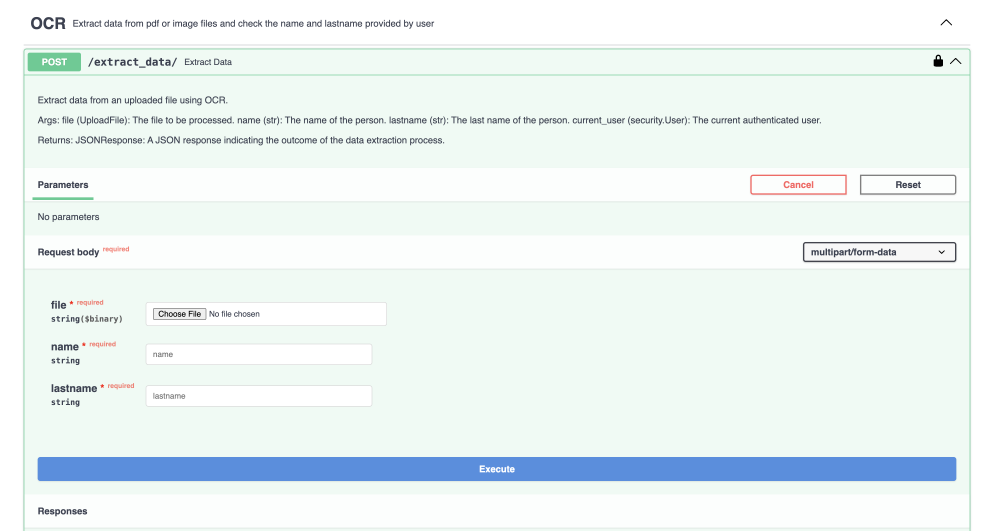
#> input picture images/OCR.PNG, 2962 x 1592 px (shown at 1/3 size)
$ python -i image_processing.py   (imports and definitions only)
#> lines starting #> are read from the running program, lines starting #| are printed output that depends on the picture; after the words box and inside, x2 and y2 are one past the last pixel; in counts of white or black regions, pixels touching at a corner belong together
#> further down, picture is the input picture: shape (1592, 2962, 3); mean B, G, R 242.9, 243.5, 234.6
import cv2
import numpy as np
import re
from pytesseract import image_to_osd
from PIL import Image
from config.config import logger


# [14 lines left out: function get_image_orientation, not called in this run]


def detect_angle_with_contours(image):
    try:
        gray = cv2.cvtColor(image, cv2.COLOR_BGR2GRAY)
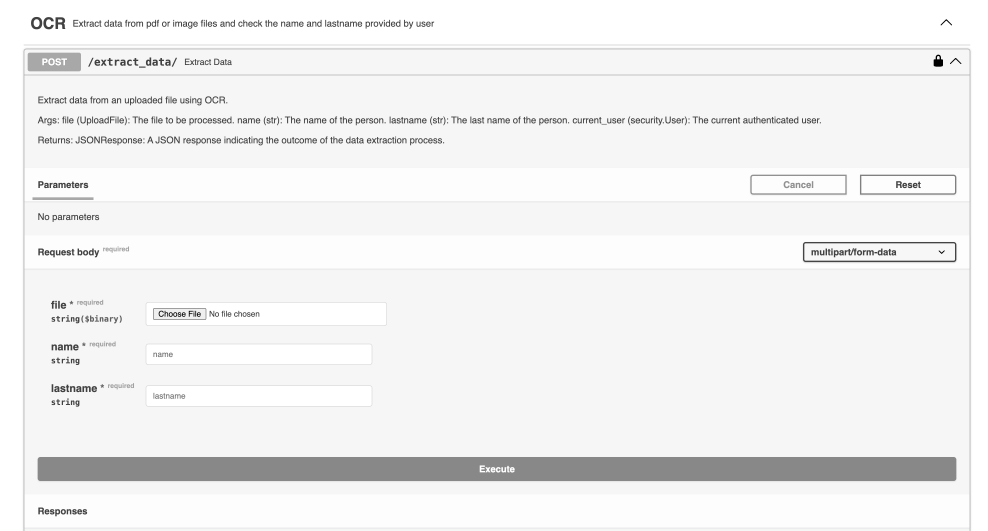
#> gray: shape (1592, 2962) (shown at 1/3 size); min 0, max 255, mean 240.6
        blurred = cv2.GaussianBlur(gray, (5, 5), 0)
        edged = cv2.Canny(blurred, 50, 150)
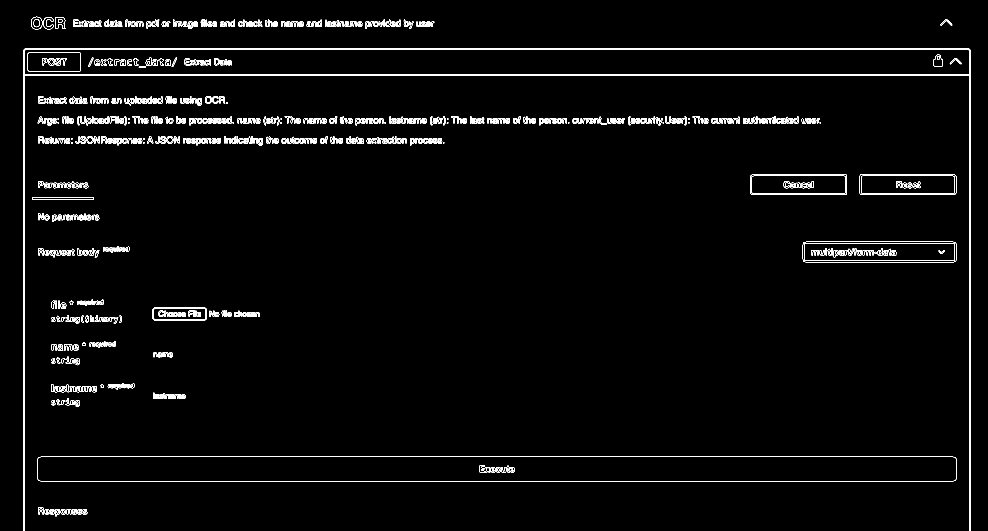
#> edged: shape (1592, 2962) (shown at 1/3 size); 1.6% white in thin lines or dots

        lines = cv2.HoughLinesP(
            edged, 1, np.pi / 180, threshold=100, minLineLength=100, maxLineGap=10
        )
#> lines = 251 rows, first 6: [70, 226, 2911, 226], [72, 148, 2909, 148], [122, 1370, 2859, 1370], [70, 223, 2911, 223], [121, 1443, 2860, 1443], [76, 145, 2905, 145]

        if lines is not None:
            angles = []

            for line in lines:
                x1, y1, x2, y2 = line[0]
                angle = np.degrees(np.arctan2(y2 - y1, x2 - x1))
                angles.append(angle)
#> this loop made 251 passes
#> (x1, y1, x2, y2, angle) on passes 1 to 3: (70, 226, 2911, 226, 0), (72, 148, 2909, 148, 0), (122, 1370, 2859, 1370, 0)
#> after the loop, angles = 251 values, max 3.24 at index 176, min -90 at index 6, mean -1.43

            median_angle = np.median(angles)
#> median_angle = 0

            if median_angle < -45:
                median_angle += 90
            elif median_angle > 45:
                median_angle -= 90

            logger.info(
                f"Detected angle from Hough Line Transform: {median_angle} degrees"
            )
#> (this line was passed over: rich is not available in this run)
            return median_angle
        else:
            logger.info("No lines detected")
            return 0
    except Exception as e:
        logger.error(f"Error detecting angle with contours: {e}")
        return 0


# [48 lines left out: functions rotate_image, save_image, fix_image_orientation, not called in this run]

>>> import cv2
>>> picture = cv2.imread('../images/OCR.PNG')
>>> result = detect_angle_with_contours(picture)
#> result = 0

$ run again, on images/Upload_doc.PNG
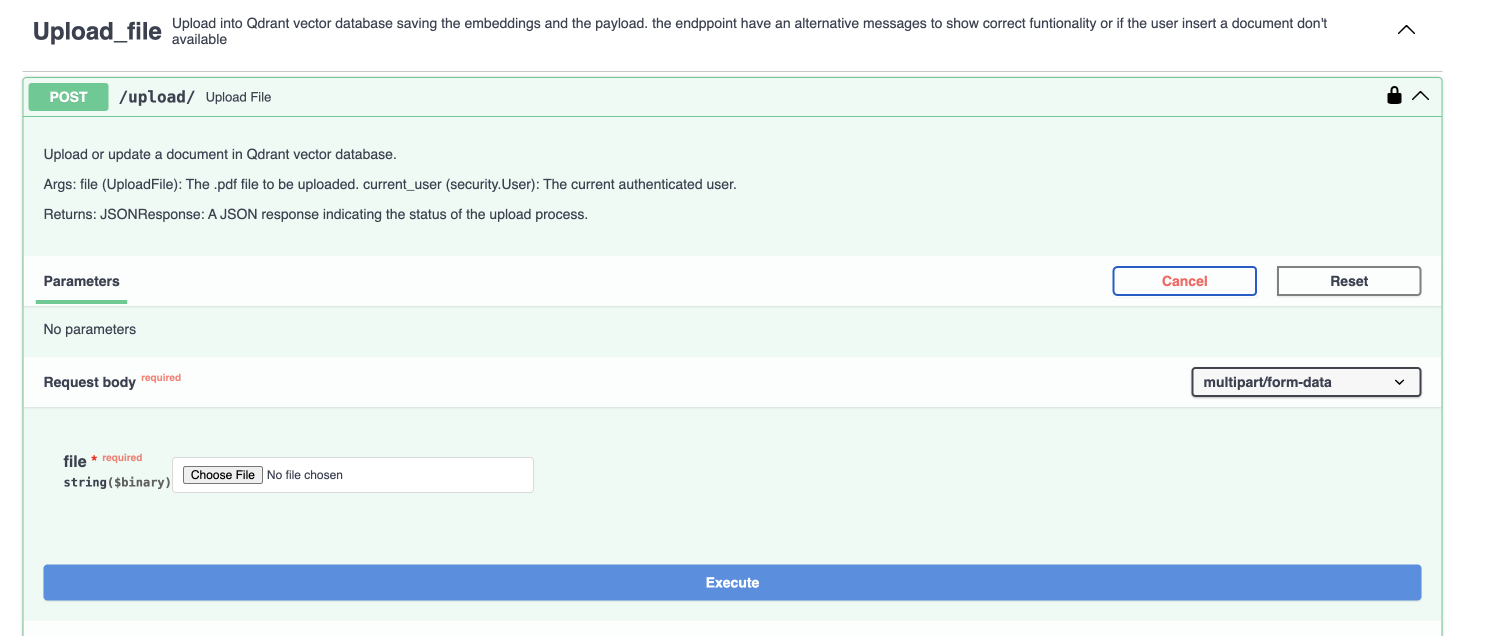
#> input picture images/Upload_doc.PNG, 2974 x 1272 px (shown at 1/2 size)
#> picture is the input picture: shape (1272, 2974, 3); mean B, G, R 242.2, 241.9, 232.4
#> in detect_angle_with_contours, `gray = cv2.cvtColor(image, cv2.COLOR_BGR2GRAY)`:
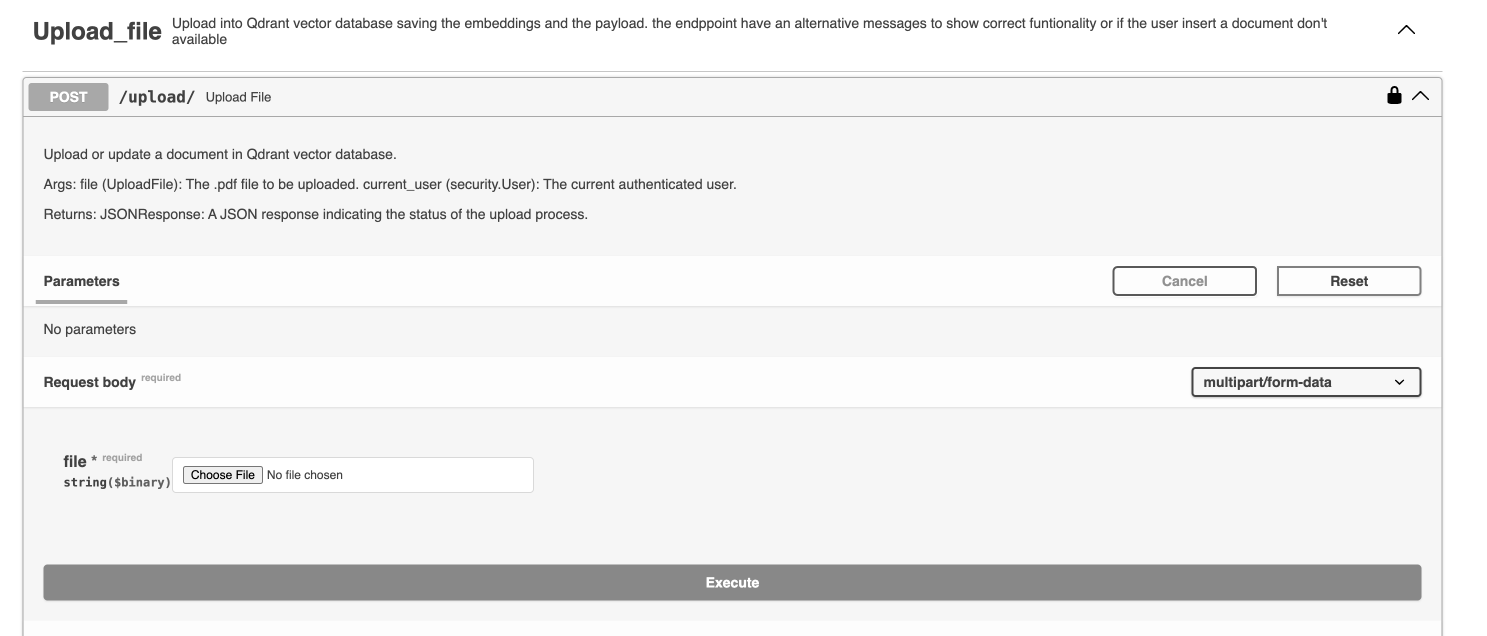
#> gray: shape (1272, 2974) (shown at 1/2 size); min 0, max 255, mean 238.8
#> in detect_angle_with_contours, `edged = cv2.Canny(blurred, 50, 150)`:
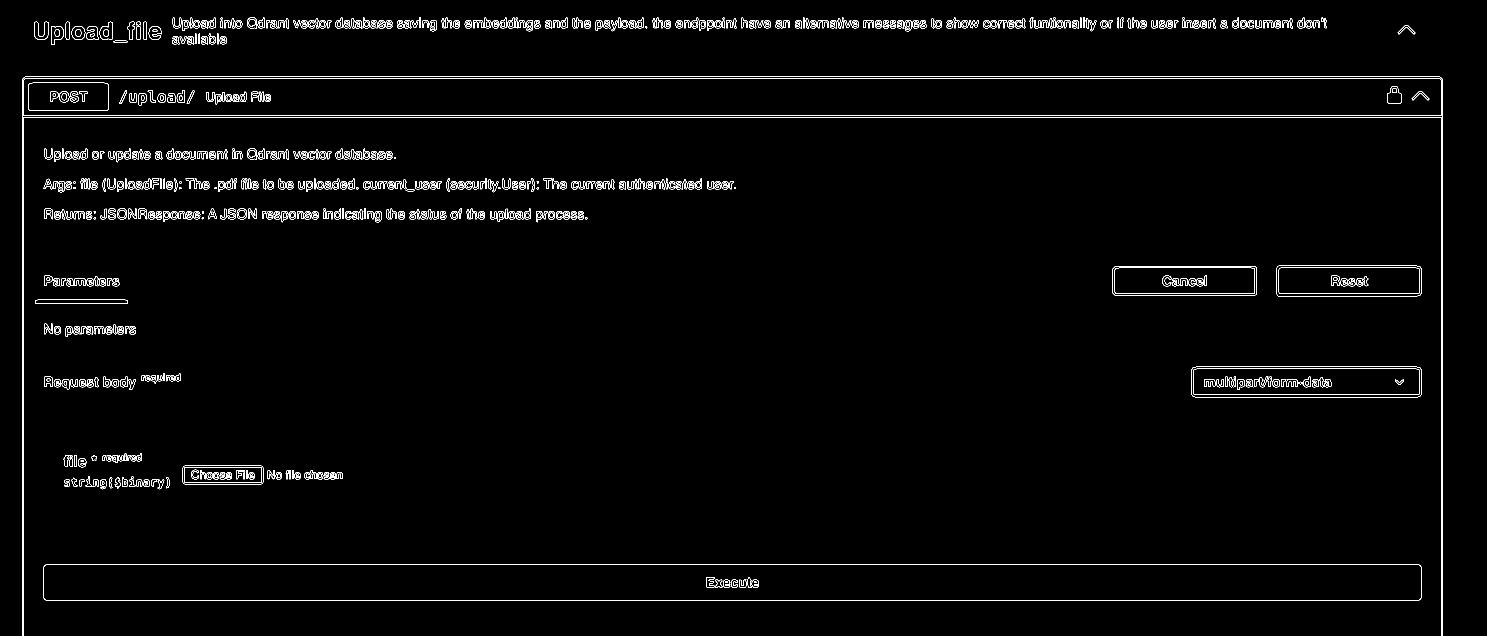
#> edged: shape (1272, 2974) (shown at 1/2 size); 1.9% white in thin lines or dots
#> lines = 282 rows, first 6: [44, 231, 2885, 231], [46, 156, 2883, 156], [96, 1128, 2833, 1128], [50, 153, 2879, 153], [44, 234, 2885, 234], [95, 1201, 2834, 1201]
#> the loop in detect_angle_with_contours, `for line in lines:` made 282 passes
#> (x1, y1, x2, y2, angle) on passes 1 to 3: (44, 231, 2885, 231, 0), (46, 156, 2883, 156, 0), (96, 1128, 2833, 1128, 0)
#> after the loop in detect_angle_with_contours, `for line in lines:`: angles = 282 values, max 1.15 at index 67, min -90 at index 6, mean -1.55
#> median_angle = 0

$ run again, on images/api_documentation.PNG
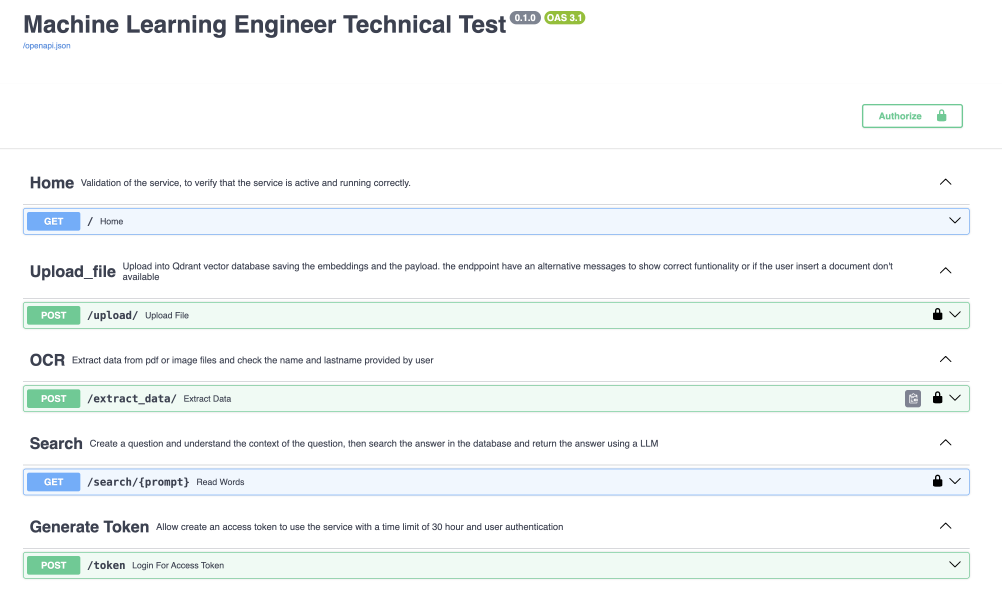
#> input picture images/api_documentation.PNG, 3004 x 1800 px (shown at 1/3 size)
#> picture is the input picture: shape (1800, 3004, 3); mean B, G, R 247.7, 247.6, 244.4
#> in detect_angle_with_contours, `gray = cv2.cvtColor(image, cv2.COLOR_BGR2GRAY)`:
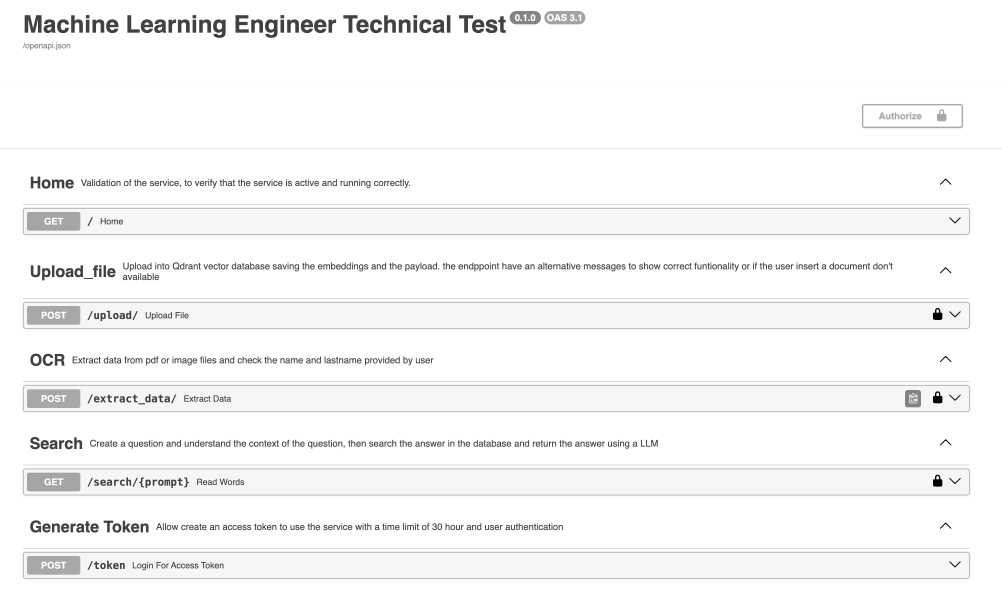
#> gray: shape (1800, 3004) (shown at 1/3 size); min 0, max 255, mean 246.7
#> in detect_angle_with_contours, `edged = cv2.Canny(blurred, 50, 150)`:
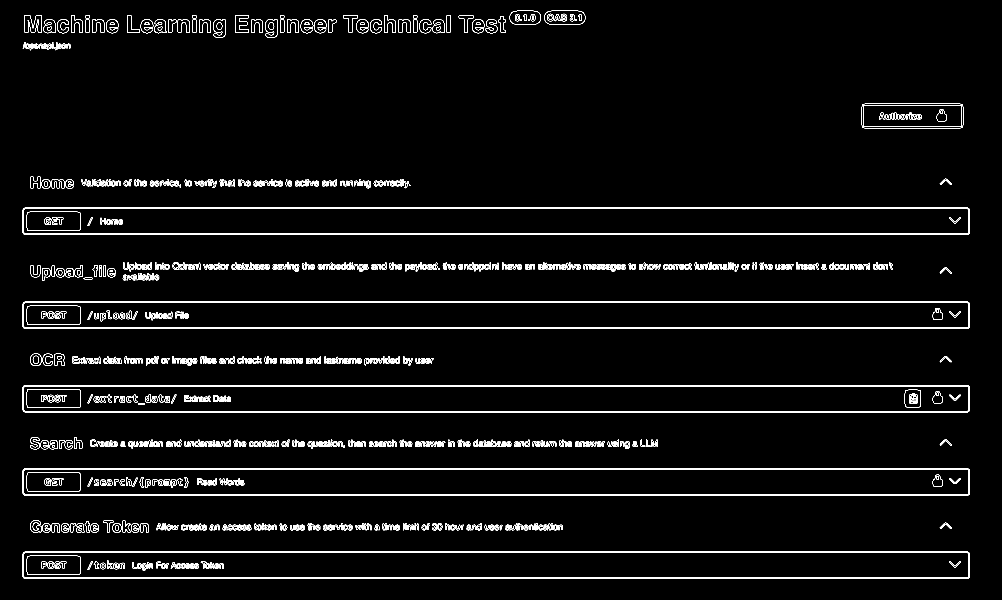
#> edged: shape (1800, 3004) (shown at 1/3 size); 2.4% white in thin lines or dots, all inside (x1, y1, x2, y2) = (68, 32, 2910, 1737)
#> lines = 371 rows, first 6: [70, 1158, 2907, 1158], [70, 626, 2907, 626], [70, 908, 2907, 908], [70, 1483, 2907, 1483], [74, 623, 2903, 623], [74, 704, 2903, 704]
#> the loop in detect_angle_with_contours, `for line in lines:` made 371 passes
#> after the loop in detect_angle_with_contours, `for line in lines:`: angles = 371 values, max 1.23 at index 331, min -4.02 at index 233, mean -0.123
#> median_angle = 0
